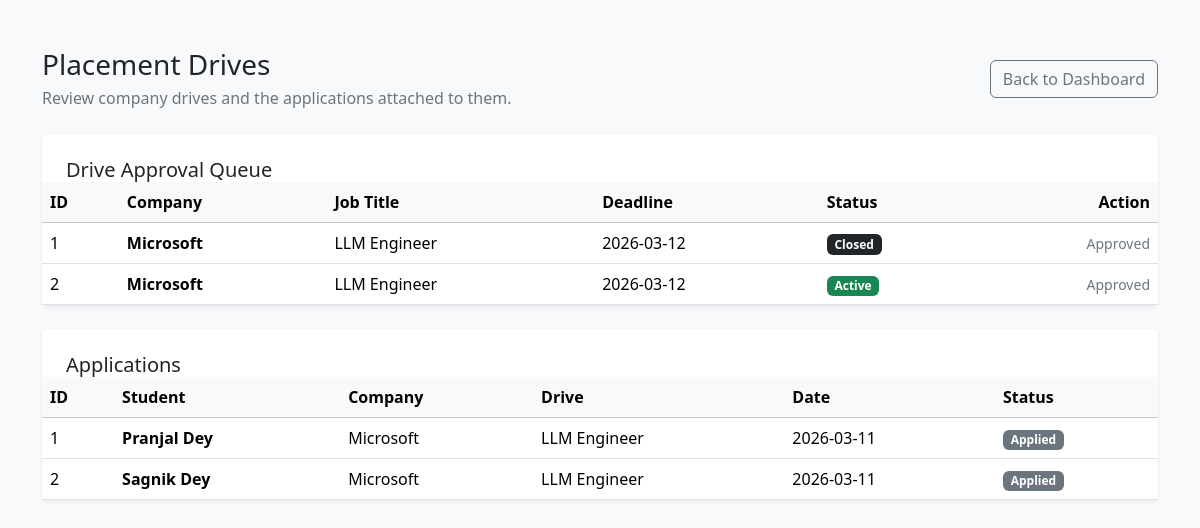
/admin/drives (signed in), run on an earlier commit of the app's database.
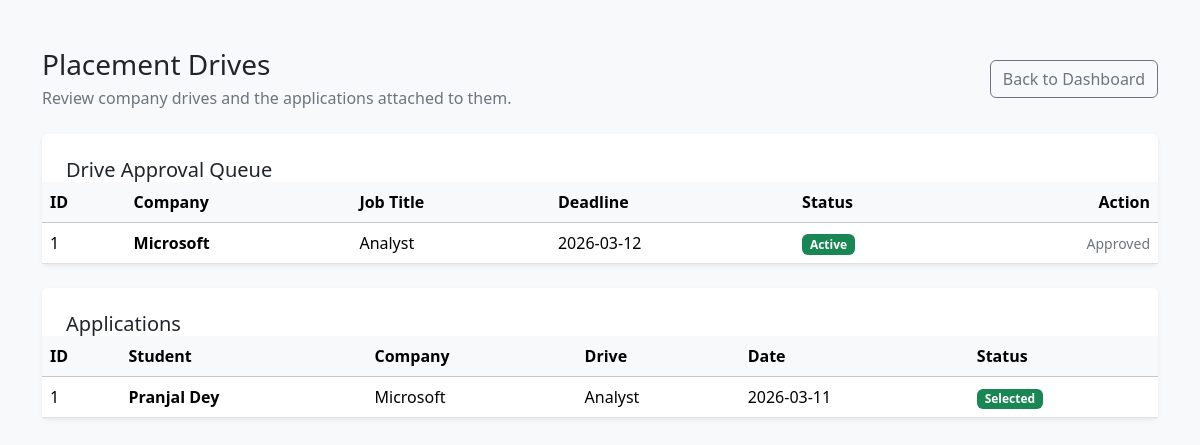
And on a later commit of the database.
### models.py (models this page shows)
class Drive(db.Model):
    id = db.Column(db.Integer, primary_key=True)
    company_id = db.Column(
        db.Integer,
        db.ForeignKey('company.id')
    )
    title = db.Column(db.String(100))
    description = db.Column(db.Text)
    eligibility = db.Column(db.String(200))
    deadline = db.Column(db.Date)
    skills_required = db.Column(db.String(200))
    salary_range = db.Column(db.String(100))
    approved = db.Column(db.Boolean, default=False)
    status = db.Column(db.String(20), default="Pending")
    applications = db.relationship('Application', backref='drive', lazy=True)

class Company(db.Model):
    id = db.Column(
        db.Integer,
        db.ForeignKey('user.id'),
        primary_key=True
    )
    name = db.Column(db.String(100))
    hr_contact = db.Column(db.Integer)
    website = db.Column(db.String(200))
    approved = db.Column(db.Boolean, default=False)
    blacklisted = db.Column(db.Boolean, default=False)
    drives = db.relationship('Drive', backref='company', lazy=True)

class Application(db.Model):
    id = db.Column(db.Integer, primary_key=True)
    student_id = db.Column(
        db.Integer,
        db.ForeignKey('student.id')
    )
    drive_id = db.Column(
        db.Integer,
        db.ForeignKey('drive.id')
    )
    status = db.Column(
        db.String(20),
        default="Applied"
    )
    application_date = db.Column(
        db.Date,
        default=date.today
    )
    __table_args__ = (
        db.UniqueConstraint('student_id', 'drive_id'),
    )

class Student(db.Model):
    id = db.Column(
        db.Integer,
        db.ForeignKey('user.id'),
        primary_key=True
    )
    name = db.Column(db.String(100))
    email = db.Column(db.String(100))
    skills = db.Column(db.String(200))
    resume = db.Column(db.String(200))
    blacklisted = db.Column(db.Boolean, default=False)
    applications = db.relationship('Application', backref='student', lazy=True)

### routes.py (the view)
@routes.route("/admin/drives")
@login_required
def admin_drives():
    if current_user.role != "admin":
        return "Unauthorized"
    drives = Drive.query.all()
    applications = Application.query.all()
    return render_template(
        "admin_drives.html",
        drives=drives,
        applications=applications
    )

### app.py (called while the page is built)
@app.after_request
def add_no_cache_headers(response):
    if request.endpoint != "static":
        response.headers["Cache-Control"] = "no-store"
    return response

@login_manager.user_loader
def load_user(user_id):
    return User.query.get(int(user_id))

### templates/admin_drives.html (shortened to what this page needs)
{% extends "base.html" %}
{% block content %}
<div class="d-flex flex-column flex-lg-row justify-content-between align-items-lg-center gap-3 mb-4">
	<div>
		<h1 class="h3 mb-1">Placement Drives</h1>
		<p class="text-secondary mb-0">Review company drives and the applications attached to them.</p>
	</div>
	<a href="/admin/dashboard" class="btn btn-outline-secondary">Back to Dashboard</a>
</div>
<div class="card border-0 shadow-sm mb-4">
	<div class="card-body p-0">
		<div class="p-4 pb-0">
			<h2 class="h5 mb-0">Drive Approval Queue</h2>
		</div>
		<div class="table-responsive">
			<table class="table table-hover align-middle mb-0">
				<thead class="table-light">
					<tr>
						<th>ID</th>
						<th>Company</th>
						<th>Job Title</th>
						<th>Deadline</th>
						<th>Status</th>
						<th class="text-end">Action</th>
					</tr>
				</thead>
				<tbody>
					{% for d in drives %}
					<tr>
						<td>{{ d.id }}</td>
						<td class="fw-semibold">{{ d.company.name if d.company else "Unknown Company" }}</td>
						<td>{{ d.title }}</td>
						<td>{{ d.deadline }}</td>
						<td>
							<span class="badge {% if d.status == 'Active' %}text-bg-success{% elif d.status == 'Closed' %}text-bg-dark{% elif d.status == 'Pending' %}text-bg-warning{% else %}text-bg-primary{% endif %}">{{ d.status }}</span>
						</td>
						<td class="text-end">
							{% if not d.approved %}
							<a class="btn btn-success btn-sm" href="/admin/approve_drive/{{d.id}}">Approve</a>
							{% else %}
							<span class="text-secondary small">Approved</span>
							{% endif %}
						</td>
					</tr>
					{% else %}
					<tr>
						<td colspan="6" class="text-center text-secondary py-4">No drives found.</td>
					</tr>
					{% endfor %}
				</tbody>
			</table>
		</div>
	</div>
</div>
<div class="card border-0 shadow-sm">
	<div class="card-body p-0">
		<div class="p-4 pb-0">
			<h2 class="h5 mb-0">Applications</h2>
		</div>
		<div class="table-responsive">
			<table class="table table-hover align-middle mb-0">
				<thead class="table-light">
					<tr>
						<th>ID</th>
						<th>Student</th>
						<th>Company</th>
						<th>Drive</th>
						<th>Date</th>
						<th>Status</th>
					</tr>
				</thead>
				<tbody>
					{% for a in applications %}
					<tr>
						<td>{{ a.id }}</td>
						<td class="fw-semibold">{{ a.student.name if a.student else "Unknown Student" }}</td>
						<td>{{ a.drive.company.name if a.drive and a.drive.company else "Unknown Company" }}</td>
						<td>{{ a.drive.title if a.drive else "Unknown Drive" }}</td>
						<td>{{ a.application_date }}</td>
						<td>
							<span class="badge {% if a.status == 'Selected' %}text-bg-success{% elif a.status == 'Rejected' %}text-bg-danger{% elif a.status == 'Shortlisted' %}text-bg-warning{% else %}text-bg-secondary{% endif %}">{{ a.status }}</span>
						</td>
					</tr>
					{% else %}
					<tr>
						<td colspan="6" class="text-center text-secondary py-4">No applications found.</td>
					</tr>
					{% endfor %}
				</tbody>
			</table>
		</div>
	</div>
</div>
{% endblock %}

### templates/base.html (shortened to what this page needs)
<!DOCTYPE html>
<html lang="en">
<head>
<link href="https://cdn.jsdelivr.net/npm/bootstrap@5.3.3/dist/css/bootstrap.min.css" rel="stylesheet">
</head>
<body class="bg-body-tertiary min-vh-100">
<main class="container py-4 py-lg-5">
{% block content %}{% endblock %}
</main>
</body>
</html>

What changed in the data, as far as the page shows it:
removed Drive: id "2", company "Microsoft", title "LLM Engineer", deadline "2026-03-12", status "Active", approved "Approved"
removed Application: id "2", student "Sagnik Dey", drive.company "Microsoft", drive "LLM Engineer", application_date "2026-03-11", status "Applied"
changed Drive "Microsoft": title "LLM Engineer" → "Analyst"; status "Closed" → "Active"
changed Application "Pranjal Dey": drive "LLM Engineer" → "Analyst"; status "Applied" → "Selected"
